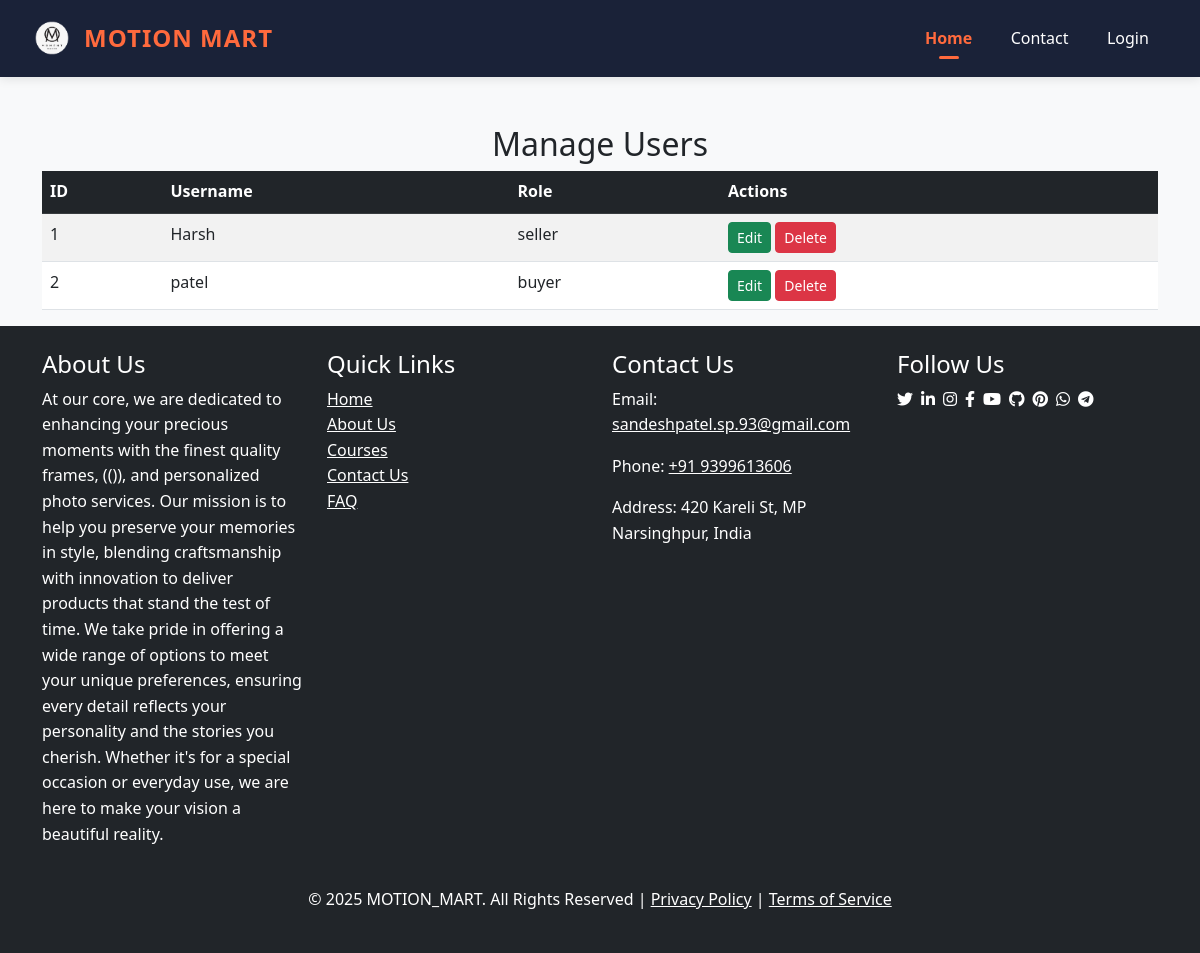
Before: /manage_users with the older database file.
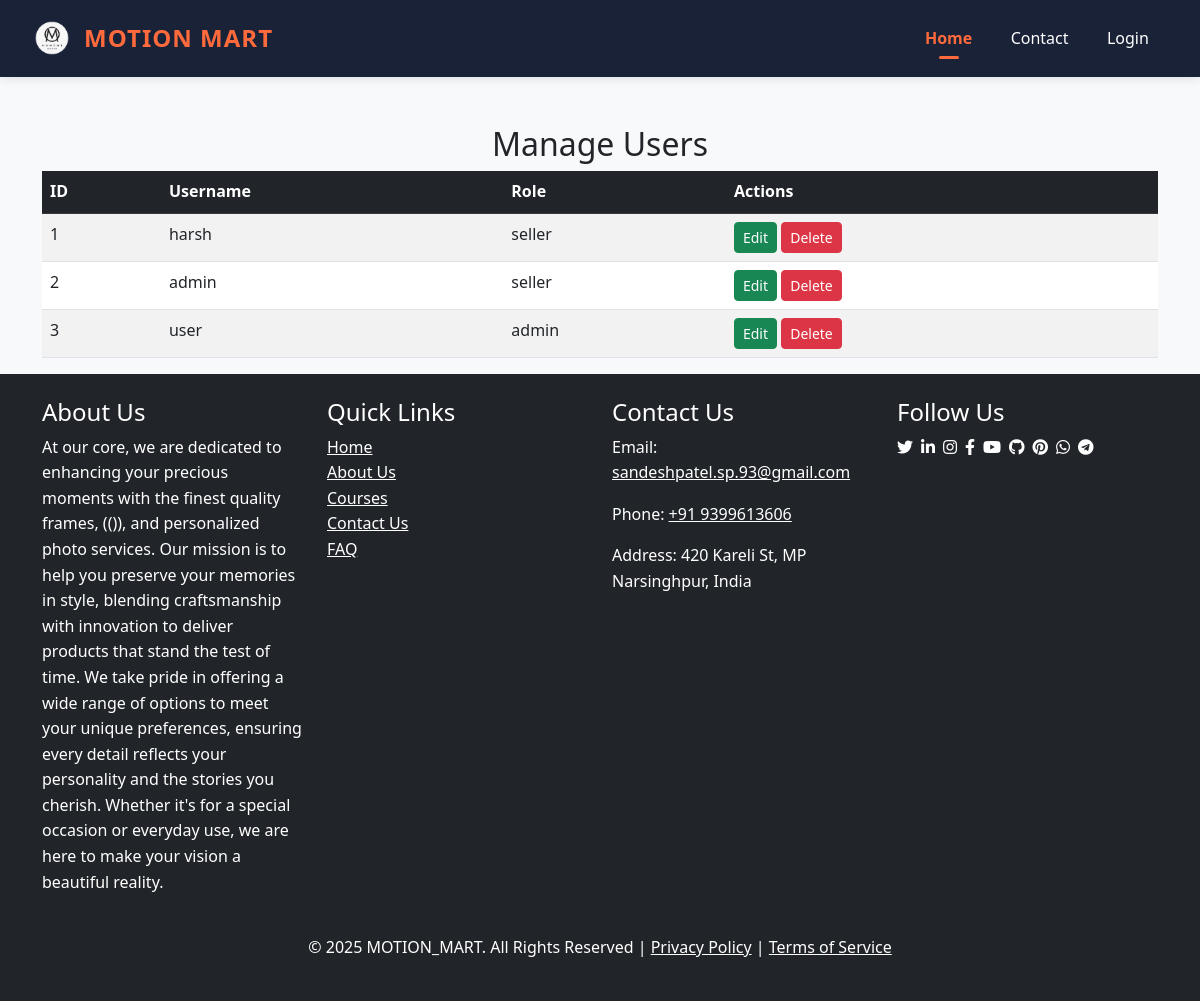
After: the same page with the newer database file.
### app.py (models this page shows)
class User(db.Model):
    id = db.Column(db.Integer, primary_key=True)
    username = db.Column(db.String(150), unique=True, nullable=False)
    password = db.Column(db.String(150), nullable=False)
    email = db.Column(db.String(150), nullable=True)
    role = db.Column(db.String(50), nullable=False)
    address = db.relationship('Address', back_populates='user', uselist=False, cascade="all, delete-orphan")
    orders = db.relationship('Order', back_populates='buyer')

### app.py (the view)
@app.route('/manage_users')
def manage_users():
    users = User.query.all()  # Fetch all users
    return render_template('manage_users.html', users=users)

### templates/manage_users.html (shortened to what this page needs)
<!DOCTYPE html>
<html lang="en">
<head>
    <link rel="stylesheet" href="https://cdn.jsdelivr.net/npm/bootstrap@5.3.0/dist/css/bootstrap.min.css" />
    {% include 'header.html' %}
</head>
<body class="bg-light">
    {% include 'navbar.html' %}
    <div class="container mt-5">
        <h2 class="text-center">Manage Users</h2>
        <table class="table table-striped">
            <thead class="table-dark">
                <tr>
                    <th>ID</th>
                    <th>Username</th>
                    <th>Role</th>
                    <th>Actions</th>
                </tr>
            </thead>
            <tbody>
                {% for user in users %}
                <tr>
                    <td>{{ user.id }}</td>
                    <td>{{ user.username }}</td>
                    <td>{{ user.role }}</td>
                    <td>
                        <a href="{{ url_for('edit_user', user_id=user.id) }}" class="btn btn-success btn-sm">Edit</a>
                        <a href="{{ url_for('delete_user', user_id=user.id) }}" class="btn btn-danger btn-sm" onclick="return confirm('Are you sure?')">Delete</a>
                    </td>
                </tr>
                {% endfor %}
            </tbody>
        </table>
    </div>
    {% include 'footer.html' %}
</body>
</html>

### templates/header.html (shortened to what this page needs)
<head>
    <link rel="stylesheet" href="https://cdnjs.cloudflare.com/ajax/libs/font-awesome/5.15.4/css/all.min.css" />
    <link rel="stylesheet" href="{{ url_for('static', filename='style.css') }}" />
</head>

### templates/navbar.html (shortened to what this page needs)
<!DOCTYPE html>
<html lang="en">
<head>
  <link rel="stylesheet" href="/static/navbar.css">
</head>
<body>
<nav class="navbar">
  <div class="navbar-brand">
    <a href="/">
      <img src="/static/uploads/newlogo.png" alt="Motion Mart Logo" class="logo">
      <span class="brand-name">MOTION MART</span>
    </a>
  </div>
  <div class="navbar-menu" id="navbar-menu">
    <ul class="navbar-links">
      <li><a href="/" class="nav-link active">Home</a></li>
      <li><a href="/contact" class="nav-link">Contact</a></li>
      {% if session.get('user_id') %}
      <li><a href="{{ url_for(session['role'] + '_dashboard') }}" class="nav-link">{{ session['role'].capitalize() }} Dashboard</a></li>
      <li><a href="/cart" class="nav-link">Cart <span id="cart-count">(0)</span></a></li>
      <li><a href="{{ url_for('logout') }}" class="nav-link">Logout</a></li>
      {% else %}
      <li><a href="{{ url_for('login') }}" class="nav-link">Login</a></li>
      {% endif %}
    </ul>
  </div>
</nav>
</body>
</html>

### templates/footer.html
<footer class="footer bg-dark text-white py-4">
  <div class="container">
    <div class="row">
      <div class="col-md-3">
        <h4>About Us</h4>
        <p>
          At our core, we are dedicated to enhancing your precious moments with the finest quality frames, (()), and personalized photo services. Our mission is to help you preserve your memories in style, blending craftsmanship with innovation to deliver products that stand the test of time.
          We take pride in offering a wide range of options to meet your unique preferences, ensuring every detail reflects your personality and the stories you cherish. Whether it's for a special occasion or everyday use, we are here to make your vision a beautiful reality.
        </p>
      </div>
      <div class="col-md-3">
        <h4>Quick Links</h4>
        <ul class="list-unstyled">
          <li><a href="/" class="text-white">Home</a></li>
          <li><a href="#about" class="text-white">About Us</a></li>
          <li><a href="/courses" class="text-white">Courses</a></li>
          <li><a href="https://wa.me/9399613606" class="text-white">Contact Us</a></li>
          <li><a href="#" class="text-white">FAQ</a></li>
        </ul>
      </div>
      <div class="col-md-3">
        <h4>Contact Us</h4>
        <p>
          Email:
          <a href="mailto:sandeshpatel.sp.93@gmail.com" class="text-white">sandeshpatel.sp.93@gmail.com</a>
        </p>
        <p>Phone: <a href="tel:+919399613606" class="text-white">+91 9399613606</a></p>
        <p>Address: 420 Kareli St, MP Narsinghpur, India</p>
      </div>
      <div class="col-md-3">
        <h4>Follow Us</h4>
        <div class="d-flex gap-2">
          <a href="https://x.com/SandeshPat007?t=teYEP7w9aNZYSYKc0sF7dQ&s=09" aria-label="Follow us on Twitter" class="text-white">
            <i class="fab fa-twitter"></i>
          </a>
          <a href="https://www.linkedin.com/in/sandesh-patel07" aria-label="Follow us on LinkedIn" class="text-white">
            <i class="fab fa-linkedin-in"></i>
          </a>
          <a href="https://www.instagram.com/sandesh_patel007" aria-label="Follow us on Instagram" class="text-white">
            <i class="fab fa-instagram"></i>
          </a>
          <a href="https://www.facebook.com/yourprofile" aria-label="Follow us on Facebook" class="text-white">
            <i class="fab fa-facebook-f"></i>
          </a>
          <a href="https://www.youtube.com/yourchannel" aria-label="Subscribe to our YouTube channel" class="text-white">
            <i class="fab fa-youtube"></i>
          </a>
          <a href="https://github.com/yourusername" aria-label="Check out our GitHub profile" class="text-white">
            <i class="fab fa-github"></i>
          </a>
          <a href="https://www.pinterest.com/yourprofile" aria-label="Follow us on Pinterest" class="text-white">
            <i class="fab fa-pinterest"></i>
          </a>
          <a href="https://wa.me/yourphonenumber" aria-label="Chat with us on WhatsApp" class="text-white">
            <i class="fab fa-whatsapp"></i>
          </a>
          <a href="https://t.me/yourusername" aria-label="Join us on Telegram" class="text-white">
            <i class="fab fa-telegram"></i>
          </a>
        </div>
      </div>
    </div>
    <div class="footer-bottom text-center mt-4">
      <p>
        &copy; 2025 MOTION_MART. All Rights Reserved |
        <a href="#" class="text-white">Privacy Policy</a> |
        <a href="#" class="text-white">Terms of Service</a>
      </p>
    </div>
  </div>
</footer>

### static/navbar.css (style rules this page uses)
body { font-family: 'Segoe UI', Tahoma, Geneva, Verdana, sans-serif; line-height: 1.6; }
.navbar { display: flex; justify-content: space-between; align-items: center; background-color: #1a2238; color: #fff; padding: 0.8rem 2rem; position: sticky; top: 0; z-index: 100; box-shadow: 0 2px 10px rgba(0, 0, 0, 0.1); }
.navbar-brand { display: flex; align-items: center; }
.navbar-brand a { display: flex; align-items: center; text-decoration: none; color: #fff; }
.logo { height: 40px; margin-right: 12px; }
.brand-name { font-size: 1.5rem; font-weight: 700; letter-spacing: 1px; color: #ff6a3d; }
.navbar-menu { display: flex; align-items: center; }
.navbar-links { display: flex; list-style: none; margin: 0; padding: 0; }
.nav-link { color: #fff; text-decoration: none; padding: 0.8rem 1.2rem; font-size: 1rem; font-weight: 500; transition: all 0.3s ease; border-radius: 4px; position: relative; }
.nav-link.active { color: #ff6a3d; font-weight: 600; }
.nav-link.active::after { content: ''; position: absolute; bottom: 5px; left: 50%; transform: translateX(-50%); width: 20px; height: 3px; background-color: #ff6a3d; border-radius: 3px; }

Changed rows visible on the page:
changed User id 1: username "Harsh" → "harsh"
changed User id 2: username "patel" → "admin"; role "buyer" → "seller"
added User: id "3", username "user", role "admin"
